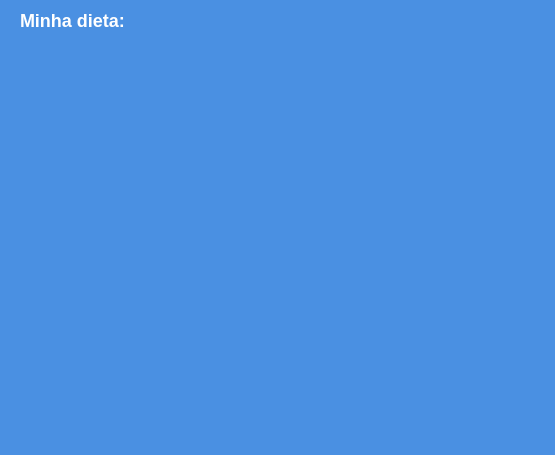
<?xml version="1.0" encoding="UTF-8"?>
<ui version="4.0">
 <class>janela_dieta_usuario</class>
 <widget class="QMainWindow" name="janela_dieta_usuario">
  <property name="geometry">
   <rect>
    <x>0</x>
    <y>0</y>
    <width>555</width>
    <height>455</height>
   </rect>
  </property>
  <property name="windowTitle">
   <string>MainWindow</string>
  </property>
  <property name="styleSheet">
   <string notr="true">*{
	background: #4A90E2;
}

QLabel{
	font-family: &quot;Segoe UI&quot;;
	font-weight: bold;
	font-size: 18px;
    color: #fff;
}

QPushButton{
    background: #4A90E2;
    border: 2px solid #fff;
    border-radius: 14px;
    padding: 10px 20px;

	font-family: &quot;Segoe UI&quot;;
	font-weight: bold;
	font-size: 18px;
    color: #fff;
}

QPushButton:hover{
    background: #53A3FF;
    border: 2px solid #fff;
    border-radius: 12px;
    padding: 10px 20px;
}

</string>
  </property>
  <widget class="QWidget" name="centralwidget">
   <widget class="QLabel" name="label">
    <property name="geometry">
     <rect>
      <x>20</x>
      <y>10</y>
      <width>171</width>
      <height>21</height>
     </rect>
    </property>
    <property name="text">
     <string>Minha dieta:</string>
    </property>
   </widget>
  </widget>
  <widget class="QMenuBar" name="menubar">
   <property name="geometry">
    <rect>
     <x>0</x>
     <y>0</y>
     <width>555</width>
     <height>21</height>
    </rect>
   </property>
  </widget>
  <widget class="QStatusBar" name="statusbar"/>
 </widget>
 <resources/>
 <connections/>
</ui>
